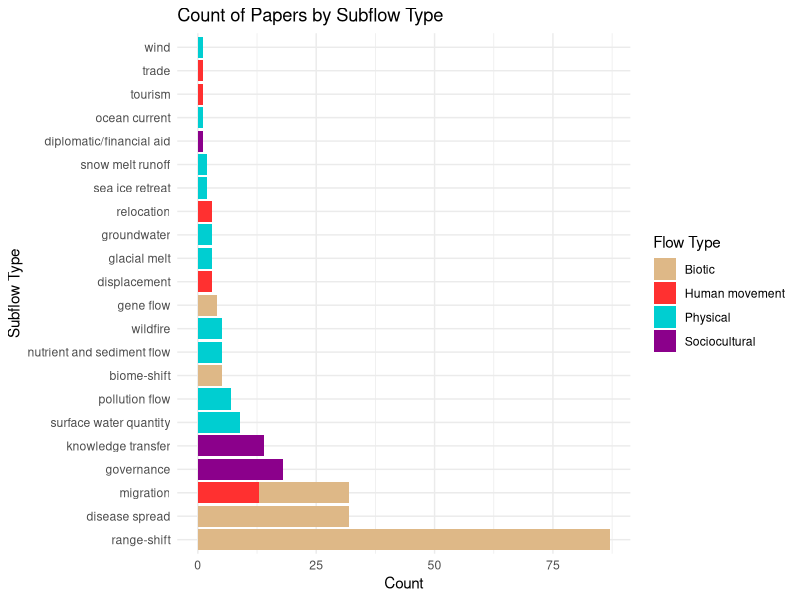

Here is the R script that generated this plot: (Note: this script raises an error after producing the figure.)
#Figures of drivers by flow and impacts and NCP
#March 24 2025

#https://www.cedricscherer.com/2023/10/26/yet-another-how-to-on-labelling-bar-graphs-in-ggplot2/
# https://www.sthda.com/english/articles/32-r-graphics-essentials/132-plot-grouped-data-box-plot-bar-plot-and-more/#grouped-categorical-variables

#load libraries
library(ggplot2)
library(tidyverse)
library(forcats)
library(ggalluvial)
library(data.table) #load last

"%notin%" <- Negate("%in%")

setwd("/Users/lade8828/Library/CloudStorage/OneDrive-UCB-O365/Documents/GitHub/BCCAch7/")
reshaped_data <- fread("data/007_output_interventions.csv")
impact.group <- fread("data/data_cleaning/impact_group.csv")

#clean up Flow and Subflow types
reshaped_data = reshaped_data[X2.1.Flow.Type =="Trade", X2.1.Flow.Type := "Human movement"]
#group:
 # groundwater &  groundwater flow
 # sea ice change & sea ice retreat
# stream flow and river flow to  surface water quantity
reshaped_data = reshaped_data[X2.2.Subtype =="groundwater flow", X2.2.Subtype := "groundwater"]
reshaped_data = reshaped_data[X2.2.Subtype =="sea ice change", X2.2.Subtype := "sea ice retreat"]
reshaped_data = reshaped_data[X2.2.Subtype =="stream flow", X2.2.Subtype := "surface water quantity"]
reshaped_data = reshaped_data[X2.2.Subtype =="river flow", X2.2.Subtype := "surface water quantity"]
# make a combined nutrient and sediment flow
reshaped_data = reshaped_data[X2.2.Subtype =="sediment flow", X2.2.Subtype := "nutrient and sediment flow"]
reshaped_data = reshaped_data[X2.2.Subtype =="nutrient flow", X2.2.Subtype := "nutrient and sediment flow"]
#rename wind flow to just wind
# rename glacial melt and discharge to just glacial melt
reshaped_data = reshaped_data[X2.2.Subtype =="wind flow", X2.2.Subtype := "wind"]
reshaped_data = reshaped_data[X2.2.Subtype =="glacial melt and discharge", X2.2.Subtype := "glacial melt"]

#check how well this condensed
phys = reshaped_data[X2.1.Flow.Type =="Physical",]
table(phys$X2.2.Subtype)

#COULD group as the nutrient, sediment and polluation all as water quality??
phys = reshaped_data[X2.1.Flow.Type =="Physical",]
table(phys$X2.2.Subtype)

## Summary Stats on the Flow and Subflow:
subflowcount <- reshaped_data %>%
  ggplot(aes(x = fct_infreq(X2.2.Subtype), fill = X2.1.Flow.Type)) +
  geom_bar() + theme_minimal() +
  labs(x = "Subflow Type",
       title = "Count of Papers by Subflow Type",
       y = "Count") + coord_flip() +
  scale_fill_manual(values = c("Biotic" = "burlywood", "Physical" = "darkturquoise", "Human movement" = "firebrick1", "Sociocultural" = "darkmagenta", "NA" = "white"))
subflowcount <-subflowcount +labs(fill ="Flow Type")
subflowcount
jpeg(file="subflowcount.jpeg")

## reshape data 
driver_data = melt(reshaped_data,
                 id.vars=c("ID_DOI_by_Flow", "X2.1.Flow.Type", "X2.2.Subtype","DOI"),
                 measure.vars = patterns(driver="^driver."),
                 variable.name = "driver")[value==TRUE,][,value:=NULL][,driver:=gsub(pattern="^driver.(*)", replacement="\\1",driver)]

impact_data = melt(reshaped_data,
                   id.vars=c("ID_DOI_by_Flow","X2.1.Flow.Type", "X2.2.Subtype","DOI"),
                   measure.vars = patterns(driver="^X2.12.Impact"),
                   variable.name = "impact",
                   value.name="direction")[direction!="",][,impact:=gsub(pattern="^X2.12.Impact..(*)", replacement="\\1",impact)]

#condense and clean
impact_data = impact_data[impact != "None"]
impact_data = impact_data[direction != 'No direction mentioned']
impact_data = impact_data[X2.1.Flow.Type =="Trade", X2.1.Flow.Type := "Human movement"]

impact_data = merge(impact_data,
                     impact.group,
                      by="impact",
                      allow.cartesian=TRUE)
#change names
impact_data = impact_data[impact =="Indigenous.Knowledge", impact := "Indigenous Knowledge"]
impact_data = impact_data[impact =="Land.Use.Restore", impact := "Habitat Restoration"]
impact_data = impact_data[impact =="Land.Use.Loss", impact := "Habitat Loss"]

## combined datasets
driver_impact_data = merge(driver_data,
                           impact_data,
                           by="ID_DOI_by_Flow",
                           allow.cartesian=TRUE)
#condense and clean
driver_impact_data = driver_impact_data[X2.1.Flow.Type.x =="'Trade (transport of goods and services)'", X2.1.Flow.Type := "Human movement"]
driver_impact_data = driver_impact_data[X2.1.Flow.Type.x =="Trade", X2.1.Flow.Type := "Human movement"]
driver_impact_data = driver_impact_data[direction != 'No direction mentioned']
table(driver_impact_data$direction)
driver_impact_data = driver_impact_data[impact != "None"]

altered_flow_data =  melt(reshaped_data,
       id.vars=c("ID_DOI_by_Flow","X2.1.Flow.Type", "X2.2.Subtype","DOI"),
       measure.vars = patterns(driver="^X2.7.Altered.Flow.."),
       variable.name = "altered_flow",
       value.name="alteration")[alteration!="",][,altered_flow:=gsub(pattern="^X2.7.Altered.Flow..(*)", replacement="\\1",altered_flow)]

#view the data
table(altered_flow_data$altered_flow)
table(altered_flow_data$alteration)
altered_flow_data = altered_flow_data[X2.1.Flow.Type =="Trade", X2.1.Flow.Type := "Human movement"]

driver_flow_impact = merge(driver_impact_data,
                          altered_flow_data,
                          by="ID_DOI_by_Flow",
                          allow.cartesian=TRUE)
#NCP data
NCP_data = melt(reshaped_data,
                id.vars=c("ID_DOI_by_Flow","X2.1.Flow.Type", "X2.2.Subtype","DOI"),
                              measure.vars = patterns(driver="^X2.16.NCP.ES.."),
                              variable.name = "ncp",
                              value.name="ncp_direction")[ncp_direction!="",][,ncp:=gsub(pattern="^X2.16.NCP.ES..(*)", replacement="\\1",ncp)]
NCP_data = NCP_data[ncp != "None"]
NCP_data = NCP_data[ncp_direction != "No direction mentioned"]


#combine driver impact and NCP data
driver_impact_ncp = merge(driver_impact_data,
                          NCP_data,
                          by="ID_DOI_by_Flow",
                          allow.cartesian=TRUE)

table(driver_impact_ncp$ncp_direction)

#Human well-being dataset
hwb_data = melt(reshaped_data,
                id.vars=c("ID_DOI_by_Flow","X2.1.Flow.Type", "X2.2.Subtype","DOI"),
                measure.vars = patterns(driver="^X2.20.Well.being...."),
                variable.name = "hwb",
                value.name="hwb_direction")[hwb_direction!="",][,hwb:=gsub(pattern="^X2.20.Well.being..(*)", replacement="\\1",hwb)]
table(hwb_data)
hwb_data = hwb_data[hwb_direction != 'No direction mentioned']
hwb_data = hwb_data[X2.1.Flow.Type =="Trade", X2.1.Flow.Type := "Human movement"]
hwb_data = hwb_data[hwb != 'None']

##################################################################################
# BD Impacts ###################################################
##################################################################
Impacts <- ggplot(impact_data, aes(x = fct_infreq(impact), fill = direction)) +
  geom_bar() +  theme_minimal() +
  facet_grid(~impact.group) +
  scale_fill_manual(values = c("Increase" = "dodgerblue3", "Decrease" = "deeppink3", "Complex change" = "goldenrod1", "No change (measured)" = "grey")) +
  labs(
    title = "Biodiversity Impact",
    x = "Impact to Biodiversity",
    y = "count",
    size = "Count",
    color = "Impact Direction") + coord_flip()
Impacts

Impacts_by_flow <- ggplot(impact_data, aes(x = fct_infreq(impact), fill = direction)) +
  geom_bar() +  theme_minimal() +
  scale_fill_manual(values = c("Increase" = "dodgerblue3", "Decrease" = "deeppink3", "Complex change" = "goldenrod1", "No change (measured)" = "grey")) +
  facet_wrap(~X2.1.Flow.Type, scales = "free") +
  labs(
    title = "Biodiversity Impact",
    x = "Impact to Biodiversity",
    y = "count",
    size = "Count",
    color = "Impact Direction") + coord_flip()
Impacts_by_flow

write.csv(impact_data, "data/impact_data_for_Anna.csv")

# for the top subflow categories - to do impacts by"
Impacts_by_subflow <- ggplot(impact_data, aes(x = impact, fill = direction)) +
  geom_bar() +  theme_minimal() +
  scale_fill_manual(values = c("Increase" = "green", "Decrease" = "red", "Complex change" = "purple", "No change (measured)" = "lightblue")) +
  facet_wrap(~X2.2.Subtype, scales = "fixed") +
  labs(
    title = "Biodiversity Impact",
    x = "Impact to Biodiversity",
    y = "count",
    size = "Count",
    color = "Impact Direction") + coord_flip()
Impacts_by_subflow


####################################################
#### Figures on  Drivers ################
###################################################
# counts on driver data
driver_count <- ggplot(driver_data, aes(x = fct_infreq(driver))) +
  geom_bar() +  theme_minimal() + coord_flip() +
  labs(
    title = "Count of drivers surveyed in the review",
    x = "Driver",
    y = "Count")
driver_count

# count number of observations by driver here, then remove the ones with less than X
table(driver_data$driver)
## flow alterations first
# calculate frequencies
tab <- table(data$driver)
# sort
tab_s <- sort(tab)
# extract 10 most frequent nationalities
top10 <- tail(names(tab_s), 10)
# subset of data frame
d_s <- subset(data, driver %in% top10)
# order factor levels
d_s$driver <- factor(d_s$driver, levels = rev(top10))

# calculate frequencies
tab <- table(data$impact)
# sort
tab_s <- sort(tab)
# extract 10 most frequent nationalities
top10 <- tail(names(tab_s), 10)
# subset of data frame
i_s <- subset(data, impact %in% top10)
# order factor levels
i_s$impact <- factor(i_s$impact, levels = rev(top10))

#clean a couple of things
i_s$driver <- gsub("\\.", " ", i_s$driver)
i_s$driver <- gsub("\\  ", " ", i_s$driver)
i_s$driver <- gsub("\\c ", "c", i_s$driver)
i_s$impact <- gsub("\\.", " ", i_s$impact)

# counts on driver data
driver_count_simplified <- ggplot(i_s, aes(x = fct_infreq(driver))) +
  geom_bar() +  theme_minimal() + coord_flip() +
  labs(
    title = "Count of drivers per Flow",
    x = "Driver",
    y = "Count")
driver_count_simplified

jpeg(file="driver_count_simplified.jpeg")
Fig1 <- plot_grid(driver_count_simplified,subflowcount)
ggsave("figures/for_report/Fig1.pdf", width = 30,  height = 10,  units = "cm")


## Alluvials ###

ggplot(data = i_s,
       aes(axis1 = driver, axis2 = impact)) + #, y = freq
  geom_alluvium(aes(fill = driver)) +
  scale_fill_manual(values = c("darkslategray3", "darkslategray4", "antiquewhite3", "gold", "deepskyblue",
                               "darkolivegreen1", "darkolivegreen3", "aquamarine","cornflowerblue","darkblue","darkorange1")) +
  geom_stratum(alpha=.75) +
  geom_text(stat = "stratum", min.y = .75,
            aes(label = after_stat(stratum))) +
  scale_x_discrete(limits = c("Driver", "Impact"),
                   expand = c(0.15, 0.15)) +
  theme_void()

#flow type to impact
ggplot(data = i_s,
       aes(axis1 = X2.1.Flow.Type, axis2 = impact)) + #, y = freq
  geom_alluvium(aes(fill = X2.1.Flow.Type)) +
  scale_fill_manual(values = c("Biotic" = "burlywood", "Physical" = "darkturquoise", "Human movement" = "firebrick1", "Sociocultural" = "darkmagenta", 'NA' = 'white')) +
  geom_stratum(alpha=.75) +
  geom_text(stat = "stratum", min.y = .75,
            aes(label = after_stat(stratum))) +
  scale_x_discrete(limits = c("Driver", "Impact"),
                   expand = c(0.15, 0.15)) +
  theme_void()

#flow type to driver
ggplot(data = i_s,
       aes(axis1 = X2.1.Flow.Type, axis2 = driver)) + #, y = freq
  geom_alluvium(aes(fill = X2.1.Flow.Type)) +
  scale_fill_manual(values = c("Biotic" = "burlywood", "Physical" = "darkturquoise", "Human movement" = "firebrick1", "Sociocultural" = "darkmagenta")) +
  geom_stratum(alpha=.75) +
  geom_text(stat = "stratum", min.y = .75,
            aes(label = after_stat(stratum))) +
  scale_x_discrete(limits = c("Driver", "Impact"),
                   expand = c(0.15, 0.15)) +
  theme_void()


####################################################
#### Figures on BD Impacts and Drivers################
###################################################

#for the alluvial, reduce the drivers to ones with more than 5 counts
table(driver_impact_data$driver, driver_impact_data$impact)

#list to drop from figures:
#this was still too busy so doing the top ~10 drivers here:
data <- driver_impact_data %>%
  filter(`driver` %notin% c("freshwater.temperature.change","snow.pack..depth.and.hardness.",
                                "remove emissions.concentration.change","C02.concentration",
                                "frazzle..land.ice..change", "water.availability",
                                "surface.water.change", "freshwater.chemistry.change",
                                "emissions.concentration.change",
                                "extreme.weather", "snow.pack.change",
                               "Ocean.currents", "permafrost.melt",
                               "Seawater.chemistry", "Hurricanes"))
table(data$driver)
length(unique(data$driver)) #17

# for this visual - could group : "extreme.weather", hurricaines.

##################################################################################
# Alluvial: Driver and BD Impacts ###################################################
###################################################
ggplot(data = data,
       aes(axis1 = driver, axis2 = impact)) + #, y = freq
  geom_alluvium(aes(fill = direction)) +
 # facet_wrap(~X2.1.Flow.Type, scales = "free") +
 # scale_fill_manual(values = c("Increase" = "green", "Decrease" = "red", "Complex change" = "purple")) +
  scale_fill_manual(values = c("Increase" = "dodgerblue3", "Decrease" = "deeppink3", "Complex change" = "goldenrod1", "No change (measured)" = "grey")) +
  geom_stratum() +
  geom_text(stat = "stratum",
            aes(label = after_stat(stratum))) +
  scale_x_discrete(limits = c("Driver", "Impact"),
                   expand = c(0.15, 0.05)) +
  theme_void()

## by flow type
biodata = data[X2.1.Flow.Type.x == "Biotic", ]
physdata = data[X2.1.Flow.Type.x == "Physical", ]
sociodata = data[X2.1.Flow.Type.x == "Sociocultural", ]
humandata = data[X2.1.Flow.Type.x == "Human movement", ]

# Alluvial connecting to Driver to Impact by flow

#biotic
ggplot(data = biodata,
       aes(axis1 = driver, axis2 = impact)) + #, y = freq
  geom_alluvium(aes(fill = direction)) +
  # facet_wrap(~X2.1.Flow.Type, scales = "free") +
  # scale_fill_manual(values = c("Increase" = "green", "Decrease" = "red", "Complex change" = "purple")) +
  scale_fill_manual(values = c("Increase" = "dodgerblue3", "Decrease" = "deeppink3", "Complex change" = "goldenrod1", "No change (measured)" = "grey")) +
  geom_stratum() +
  geom_text(stat = "stratum",
            aes(label = after_stat(stratum))) +
  scale_x_discrete(limits = c("Driver", "Impact"),
                   expand = c(0.15, 0.05)) +
  theme_void()

#physical
ggplot(data = physdata,
       aes(axis1 = driver, axis2 = impact)) + #, y = freq
  geom_alluvium(aes(fill = direction)) +
  # facet_wrap(~X2.1.Flow.Type, scales = "free") +
  # scale_fill_manual(values = c("Increase" = "green", "Decrease" = "red", "Complex change" = "purple")) +
  scale_fill_manual(values = c("Increase" = "dodgerblue3", "Decrease" = "deeppink3", "Complex change" = "goldenrod1", "No change (measured)" = "grey")) +
  geom_stratum() +
  geom_text(stat = "stratum",
            aes(label = after_stat(stratum))) +
  scale_x_discrete(limits = c("Driver", "Impact"),
                   expand = c(0.15, 0.05)) +
  theme_void()

#human
ggplot(data = humandata,
       aes(axis1 = driver, axis2 = impact)) + #, y = freq
  geom_alluvium(aes(fill = direction)) +
  # facet_wrap(~X2.1.Flow.Type, scales = "free") +
  # scale_fill_manual(values = c("Increase" = "green", "Decrease" = "red", "Complex change" = "purple")) +
  scale_fill_manual(values = c("Increase" = "dodgerblue3", "Decrease" = "deeppink3", "Complex change" = "goldenrod1", "No change (measured)" = "grey")) +
  geom_stratum() +
  geom_text(stat = "stratum",
            aes(label = after_stat(stratum))) +
  scale_x_discrete(limits = c("Driver", "Impact"),
                   expand = c(0.15, 0.05)) +
  theme_void()

#socio
ggplot(data = sociodata,
       aes(axis1 = driver, axis2 = impact)) + #, y = freq
  geom_alluvium(aes(fill = direction)) +
  # facet_wrap(~X2.1.Flow.Type, scales = "free") +
  # scale_fill_manual(values = c("Increase" = "green", "Decrease" = "red", "Complex change" = "purple")) +
  scale_fill_manual(values = c("Increase" = "dodgerblue3", "Decrease" = "deeppink3", "Complex change" = "goldenrod1", "No change (measured)" = "grey")) +
  geom_stratum() +
  geom_text(stat = "stratum",
            aes(label = after_stat(stratum))) +
  scale_x_discrete(limits = c("Driver", "Impact"),
                   expand = c(0.15, 0.05)) +
  theme_void()

# Alluvial connecting to Driver to Impact by flow
#not that informative because so many more of the papers are biotic
ggplot(data = data,
       aes(axis1 = driver, axis2 = impact)) + #, y = freq
  geom_alluvium(aes(fill = X2.1.Flow.Type)) +
  geom_stratum() +
  geom_text(stat = "stratum",
            aes(label = after_stat(stratum))) +
  scale_x_discrete(limits = c("Driver", "Impact"),
                   expand = c(0.15, 0.05)) +
  theme_void()

#####################
### NCP figures ######
#####################

NCP_data$ncp <- gsub("\\.", " ", NCP_data$ncp)

# NCP impacts
ncp <- ggplot(NCP_data, aes(x = fct_infreq(ncp), fill = ncp_direction)) +
  geom_bar(position= "stack") +
  coord_flip() + theme_minimal() +
  scale_fill_manual(values = c("Increase" = "dodgerblue3", "Decrease" = "deeppink3", "Complex hange" = "goldenrod1", "No change (measured)" = "grey")) +
  labs(
    title = "Impacts to Nature's Contribution to People (NCP)",
    x = "NCP",
    y = "Count",
    fill = "Impact Direction")
ncp

# NCP impacts by flow type
ncp_by_flow <- ncp + facet_wrap(~X2.1.Flow.Type, scales = "free")
ncp_by_flow

ncp_by_subflow <- ncp + facet_wrap(~X2.2.Subtype, scales = "fixed")
ncp_by_subflow

# NCP impacts by subflow
# drop trade ,wind, snow melt?
reduced_ncp_data <- NCP_data %>%
  filter(`X2.2.Subtype` %notin% c("trade","wind", "snow melt runoff"))

reduced_ncp_data$ncp <- gsub("\\.", " ", reduced_ncp_data$ncp)

ncp_by_subflow2 <- ggplot(reduced_ncp_data, aes(x = fct_infreq(ncp), fill = ncp_direction)) +
  geom_bar(position= "stack") +
  coord_flip() + theme_minimal() +
  scale_fill_manual(values = c("Increase" = "dodgerblue3", "Decrease" = "deeppink3", "Complex hange" = "goldenrod1", "No change (measured)" = "grey")) +
  labs(
    title = "Impacts to Nature's Contribution to People (NCP)",
    x = "NCP",
    y = "Count",
    fill = "Impact Direction") + facet_wrap(~X2.2.Subtype, scales = "fixed")
ncp_by_subflow2


#####################
### NCP + Driver figures ######
#####################

table(driver_impact_ncp$ncp_direction)

# all driver categories (too many)
ggplot(driver_impact_ncp, aes(x = ncp, fill = ncp_direction)) +
  geom_bar(position= "stack") +
  facet_wrap(~driver, scales = "fixed") +   coord_flip() +
  scale_fill_manual(values = c("Increase" = "dodgerblue3", "Decrease" = "deeppink3", "Complex change" = "goldenrod1", "No change (measured)" = "grey"))

# reduce driver categories and re-plot
ncp_data <- driver_impact_ncp %>%
  filter(`driver` %notin% c("freshwater.temperature.change","snow.pack..depth.and.hardness.",
                            "remove emissions.concentration.change","C02.concentration",
                            "frazzle..land.ice..change", "water.availability",
                            "surface.water.change", "freshwater.chemistry.change",
                            "emissions.concentration.change",
                            "extreme.weather", "snow.pack.change",
                            "Ocean.currents", "permafrost.melt",
                            "Seawater.chemistry", "Hurricanes"))

ggplot(ncp_data, aes(x = ncp, fill = ncp_direction)) +
  geom_bar(position= "stack") +
  facet_wrap(~driver, scales = "fixed") +   coord_flip() +
  scale_fill_manual(values = c("Increase" = "dodgerblue3", "Decrease" = "deeppink3", "Complex change" = "goldenrod1", "No change (measured)" = "grey")) +
  labs(
    title = "Count and direction of Impacts to NCP by Driver",
    x = "NCP",
    y = "Count",
    fill = "Impact Direction") +  theme_minimal()

#Alluvials
# Relationship btwn BD and NCP impacts, where the stratum is the NCP direction
# of impacts
ggplot(data = driver_impact_ncp,
       aes(axis1 = impact, axis2 = ncp)) + #, y = freq
  geom_alluvium(aes(fill = ncp_direction)) +
  geom_stratum() +
  geom_text(stat = "stratum",
            aes(label = after_stat(stratum))) +
  scale_x_discrete(limits = c("BD Impact", "NCP Impact"),
                   expand = c(0.15, 0.05)) +
  theme_void()

#driver to NCP alluvial (all drivers)
ggplot(data = driver_impact_ncp,
       aes(axis1 = driver, axis2 = ncp)) + #, y = freq
  geom_alluvium(aes(fill = ncp_direction)) +
  geom_stratum() +
  geom_text(stat = "stratum",
            aes(label = after_stat(stratum))) +
  scale_x_discrete(limits = c("BD Impact", "NCP Impact"),
                   expand = c(0.15, 0.05)) +
  theme_void()


###########################################
### HWB PLOTS ##############################
########################################################
# to do Alluvial diagram (as the one above) showing the
# links and weight of connections among climate change drivers,
# type of flow changes, and human well-being dimensions.

hwb <- ggplot(hwb_data, aes(x = fct_infreq(hwb), fill = hwb_direction)) +
  geom_bar(position= "stack") +  coord_flip() +
  scale_fill_manual(values = c("Increase" = "dodgerblue3", "Decrease" = "deeppink3", "Complex change" = "goldenrod1", "No change (measured)" = "grey")) +
  labs(
    title = "Impacts to human well-being",
    x = "Human Well-being Dimension",
    size = "Count",
    fill = "Impact Direction")
hwb

# Combined Figure with NCP impacts:
Fig2 <- plot_grid(ncp,hwb)
plot_grid(ncp,hwb)

#broken out by flow
hwb + facet_wrap(~X2.1.Flow.Type, scales = "fixed")
#broken out by subflow
hwb + facet_wrap(~X2.2.Subtype, scales = "fixed")

## altered flow by flow type
altered_flow_data
table(altered_flow_data$altered_flow)
table(altered_flow_data$alteration)

ggplot(altered_flow_data, aes(x = fct_infreq(altered_flow), fill = alteration)) +
  geom_bar(position= "stack") +
  coord_flip() +
  facet_wrap(~X2.1.Flow.Type, scales = "fixed") +
  scale_fill_manual(values = c("Increase" = "dodgerblue3", "Decrease" = "deeppink3", "Complex change" = "goldenrod1", "No change (measured)" = "grey")) +
  labs(
    title = "Changes to Flow",
    x = "Changes to Flow",
    size = "Count",
    fill = "Impact Direction")

#sparse for some of the categories by promising for migration, disease spread and range-shift
ggplot(altered_flow_data, aes(x = fct_infreq(altered_flow), fill = alteration)) +
  geom_bar(position= "stack") +
  coord_flip() +
  facet_wrap(~X2.2.Subtype, scales = "fixed") +
  scale_fill_manual(values = c("Increase" = "dodgerblue3", "Decrease" = "deeppink3", "Complex change" = "goldenrod1", "No change (measured)" = "grey")) +
  labs(
    title = "Changes to Flow",
    x = "Changes to Flow",
    size = "Count",
    fill = "Impact Direction")

ggplot(data = driver_flow_impact,
       aes(axis1 = driver, axis2 = altered_flow)) + #, y = freq
  geom_alluvium(aes(fill = X2.1.Flow.Type.x)) +
  geom_stratum() +
  geom_text(stat = "stratum",
            aes(label = after_stat(stratum))) +
  scale_x_discrete(limits = c("BD Impact", "NCP Impact"),
                   expand = c(0.15, 0.05)) +
  theme_void()

ggplot(data = driver_flow_impact,
       aes(axis1 = driver, axis2 = altered_flow)) + #, y = freq
  geom_alluvium(aes(fill = X2.2.Subtype.x)) +
  geom_stratum() +
  geom_text(stat = "stratum",
            aes(label = after_stat(stratum))) +
  scale_x_discrete(limits = c("driver", "altered flow"),
                   expand = c(0.15, 0.05)) +
  theme_void()



### do for just Biotic
biotic = driver_flow_impact[X2.1.Flow.Type.x == "Biotic",]

ggplot(data = biotic,
       aes(axis1 = driver, axis2 = altered_flow)) + #, y = freq
  geom_alluvium(aes(fill = X2.2.Subtype.x)) +
  geom_stratum() +
  geom_text(stat = "stratum",
            aes(label = after_stat(stratum))) +
  scale_x_discrete(limits = c("driver", "altered flow"),
                   expand = c(0.15, 0.05)) +
  theme_void()
